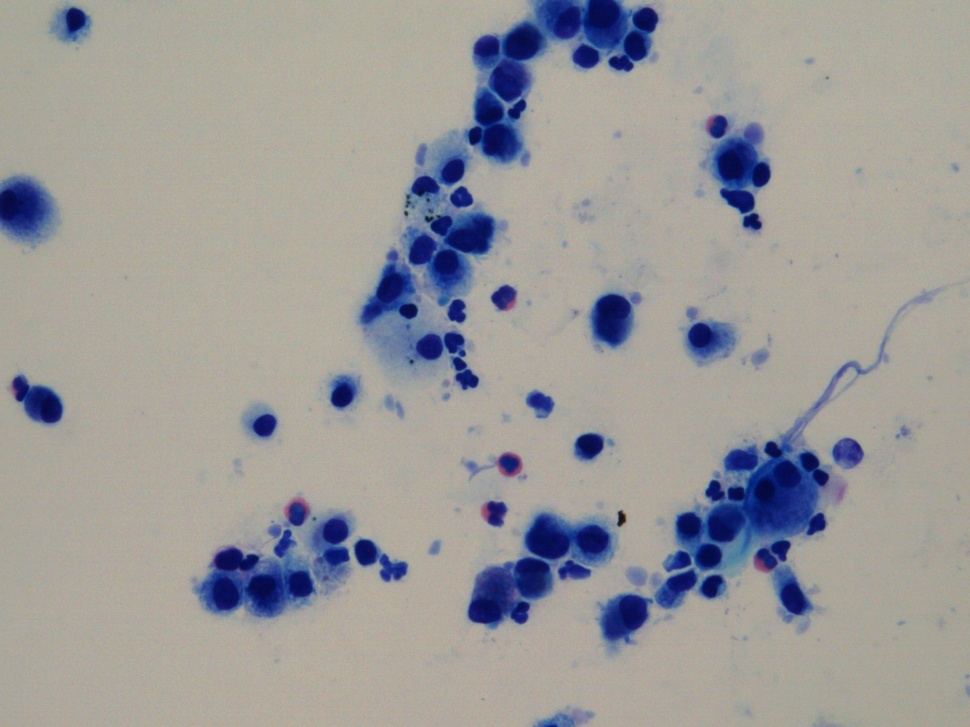
#> input picture Images/image/P00002.jpg, 970 x 727 px, shrunk from 1440 x 1080 before the run
$ jupyter execute --allow-errors watershed.ipynb   (older library calls are emulated)
#> lines starting #> are read from the running program, lines starting #| are printed output that depends on the picture; after the words box and inside, x2 and y2 are one past the last pixel; in counts of white or black regions, pixels touching at a corner belong together
#> further down, img is the input picture: shape (727, 970, 3); mean R, G, B 155.4, 154, 153.7
### cellseg/src/image_worker.py
import mahotas as mh
import numpy as np
from PIL import Image, ImageDraw, ImageFilter
from scipy import ndimage

# Moje scripty
import cellseg.src.convert_worker as cw


# [51 lines left out: functions color_gradient, color_balancing, not called in this run]


def unsharp_mask_img(
    img: np.ndarray,
    radius: int = 10,
    percent: int = 300,
    threshold: int = 3,
) -> np.ndarray:
    """Unsharp mask image.

    Args:
    ----
        img (np.ndarray): Image to be processed.
        output_path (str): Path to save the processed image.
        radius (int, optional): Radius of the filter. Defaults to 10.
        percent (int, optional): Percentage of the sharpening. Defaults to 300.
        threshold (int, optional): Threshold of the filter. Defaults to 3.

    Returns:
    -------
        np.ndarray: Processed image.

    """
#> called with radius = 10, percent = 300, threshold = 3
    img_pil = Image.fromarray(img, "RGB")

    bmp = img_pil.filter(
        ImageFilter.UnsharpMask(radius=radius, percent=percent, threshold=threshold)
    )
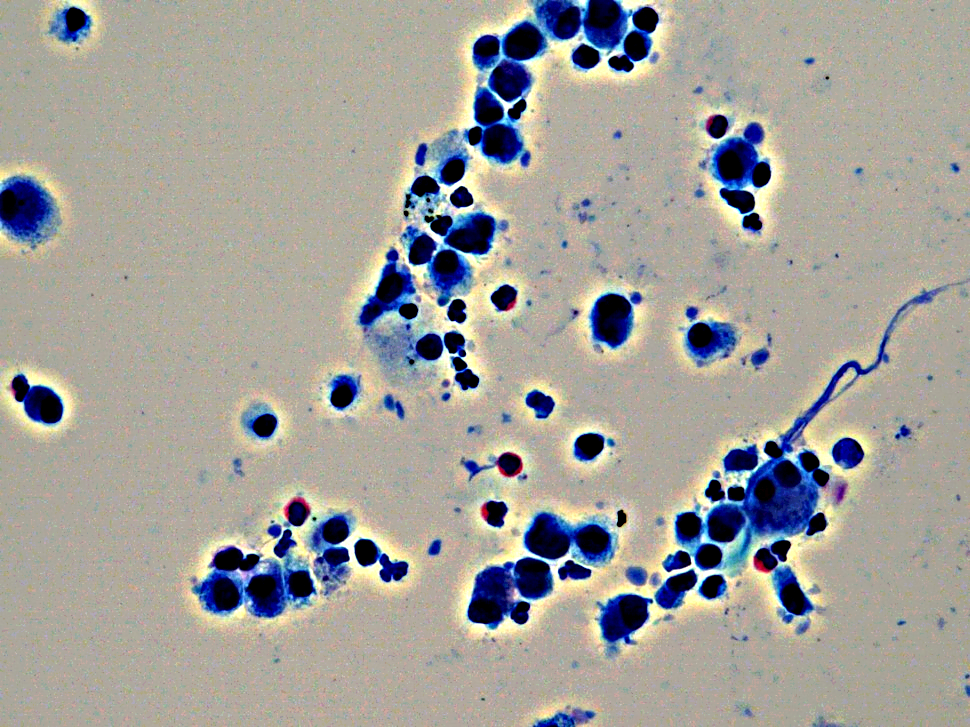
#> bmp: PIL image 970x727 RGB; mean R, G, B 161.6, 159.7, 154
    img_unsharp = np.array(bmp)

    return img_unsharp


# [142 lines left out: functions get_relabeled_image, cell_repair, boundary_to_original_image, two_boundary_types_to_original_image, relabeling_sort, relabeling_background, not called in this run]


def close_holes_remove_noise(img: np.ndarray, mask_size: int = 3, iterations: int = 5):
    img_bin = mh.close_holes(img)
    mask = np.ones((mask_size, mask_size))  # Občas se používá kernel

    for k in range(iterations):
        img_bin = mh.erode(img_bin, mask)

    for k in range(iterations):
        img_bin = mh.dilate(img_bin, mask)

    return img_bin


# [315 lines left out: functions remove_noise, find_markers_in_bin_img, find_nuclei_in_mask, flooding_cytoplasm, get_average_values_of_nuclei, check_cytoplasm_by_average_value_of_nuclei and 10 more, not called in this run]

### cellseg/src/convert_worker.py
import math

import mahotas as mh
import numpy as np

# Dictionary
color_extremes_min = {
    "HSL_A_H": 0.0,
    "HSL_A_S": 0.0,
    "HSL_A_L": 0.0,
    "HSL_N_H": 0.0,
    "HSL_N_S": 0.0,
    "HSL_N_L": 0.0,
    "RGB_R": 0.0,
    "RGB_G": 0.0,
    "RGB_B": 0.0,
    "XYZ_X": 0.0,
    "XYZ_Y": 0.0,
    "XYZ_Z": 0.0,
    "Luv_L": 0.0,
    "Luv_u": -1782.1012792369656,
    "Luv_v": -4009.727878283173,
}


# Dictionary
color_extremes_max = {
    "HSL_A_H": 6.2797824700042595,
    "HSL_A_S": 1.0,
    "HSL_A_L": 765.0,
    "HSL_N_H": 6.279263738552135,
    "HSL_N_S": 1.0,
    "HSL_N_L": 1.0,
    "RGB_R": 255,
    "RGB_G": 255,
    "RGB_B": 255,
    "XYZ_X": 1438.659,
    "XYZ_Y": 1440.954,
    "XYZ_Z": 1570.6215,
    "Luv_L": 1294.2113628197244,
    "Luv_u": 3845.6811355835653,
    "Luv_v": 8652.78255506302,
}


# [10 lines left out: function convert_grayscale_to_bin, not called in this run]


def convert_grayscale_to_bin_otsu(img: np.ndarray) -> np.ndarray:
    """Convert a grayscale image to a binary image using Otsu's thresholding method.

    Args:
        img (np.ndarray): Grayscale image.

    Returns:
        np.ndarray: Binary image.

    """
    img = img.astype(np.uint8)
    threshold_value = mh.otsu(img)
    return img < threshold_value


# [188 lines left out: functions convert_labeled_to_bin, convert_RGB_to_grayscale, convert_RGB_to_HSL_A, convert_RGB_to_HSL_N, convert_RGB_to_XYZ, convert_XYZ_to_Luv and 2 more, not called in this run]


def separate_layers(img: np.ndarray) -> tuple[np.ndarray, np.ndarray, np.ndarray]:
    """Separate layers of image.

    Args:
        img (np.ndarray): Image.

    Returns:
        np.ndarray: Red layer, green layer, blue layer.

    """
    rl = img[:, :, 0]
    gl = img[:, :, 1]
    bl = img[:, :, 2]
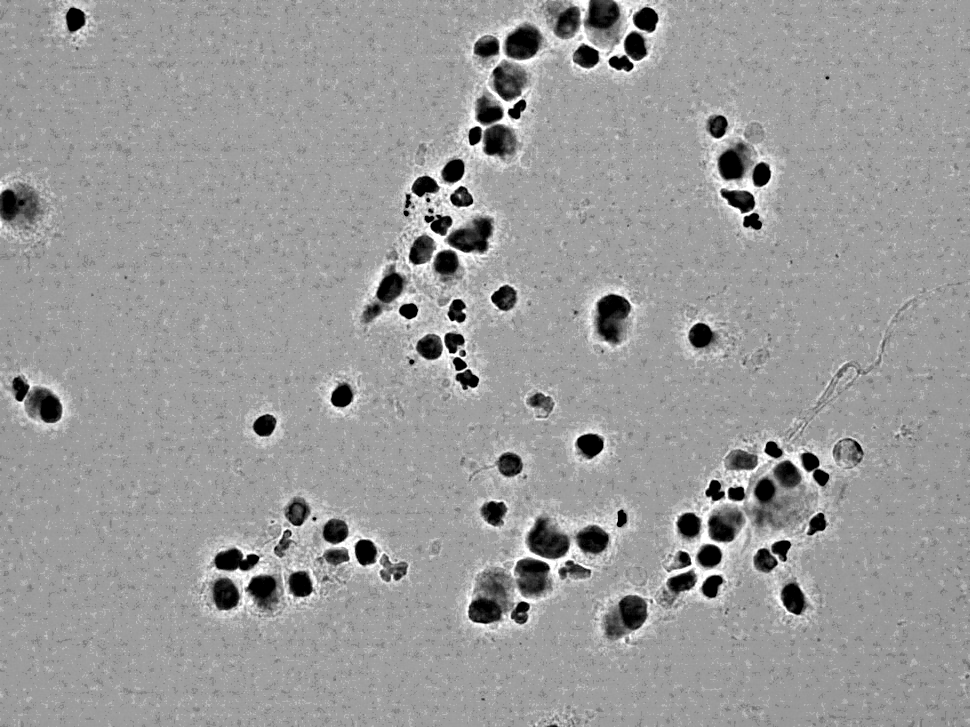
#> bl: shape (727, 970); min 0, max 255, mean 154

    return rl, gl, bl


# [28 lines left out: functions convert_img_to_norm_img, convert_to_bin_by_horizontal_threshold, not called in this run]

### watershed.ipynb
[cell 1]
import os
from pathlib import Path

import cv2
import mahotas as mh
import matplotlib.pyplot as plt
import numpy as np
from loguru import logger
from skimage import filters, measure, morphology, segmentation, color
from scipy import ndimage as ndi

import cellseg.src.convert_worker as cw
import cellseg.src.image_worker as iw

[cell 2]
img = mh.imread("Images/image/P00002.jpg")
plt.axis("off")

plt.imshow(img)

[cell 3]
img_unsharp = iw.unsharp_mask_img(img)

plt.imshow(img_unsharp)

[cell 4]
r, g, b = cw.separate_layers(img_unsharp)
bin_otsu = cw.convert_grayscale_to_bin_otsu(g)
#> in convert_grayscale_to_bin_otsu, `threshold_value = mh.otsu(img)`: threshold_value = 95
#> in convert_grayscale_to_bin_otsu, `return img < threshold_value`:
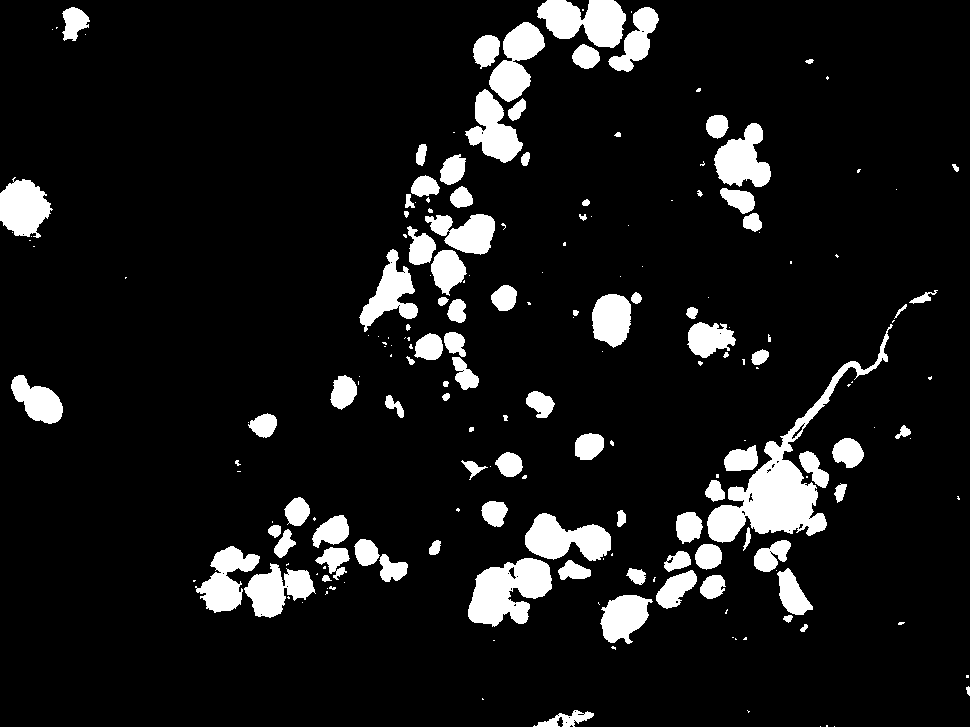
#> returned value: shape (727, 970) bool; 9.6% white; 198 white regions (101 under 20 px), largest, box (x1, y1, x2, y2) and area: (707, 324, 893, 543) 7275, (468, 558, 552, 627) 3703, (537, 0, 626, 48) 2902

plt.imshow(bin_otsu)

#> (a cell that did not finish here is left out)

#> in close_holes_remove_noise, `img_bin = mh.close_holes(img)`: img_bin: shape (727, 970) bool; 9.6% white; 198 white regions (101 under 20 px), largest, box (x1, y1, x2, y2) and area: (707, 324, 893, 543) 7371, (468, 558, 552, 627) 3749, (537, 0, 626, 48) 2902

plt.imshow(g_bin_otsu_morp)

#> (a cell that did not finish here is left out)

#> (a cell that did not finish here is left out)

#> (a cell that did not finish here is left out)

#> (a cell that did not finish here is left out)

[cell 10]
boundaries_mask = np.zeros_like(img[:, :, 0], dtype=bool)
#> (the rest of this cell did not finish here and is left out)

[cell 11]
plt.imshow(img)

#> (a cell that did not finish here is left out)

[cell 13]
import cv2
import numpy as np
import matplotlib.pyplot as plt

# Step 1: Read the original image
original_image = cv2.imread("Images/image/P00002.jpg")

# Step 2: Convert the image to grayscale (for edge detection)
gray_image = cv2.cvtColor(original_image, cv2.COLOR_BGR2GRAY)

# Step 3: Apply edge detection (Canny in this case)
edges = cv2.Canny(gray_image, 100, 200)
#> edges: shape (727, 970); 1.3% white in thin lines or dots

# Step 4: Create a colored overlay for edges (e.g., in red)
edges_colored = np.zeros_like(original_image)  # Create an empty image like the original
edges_colored[edges != 0] = [255, 0, 0]  # Set the edge pixels to red ([B, G, R])

# Step 5: Blend the original image with the red boundaries
blended_image = cv2.addWeighted(original_image, 0.8, edges_colored, 0.2, 0)
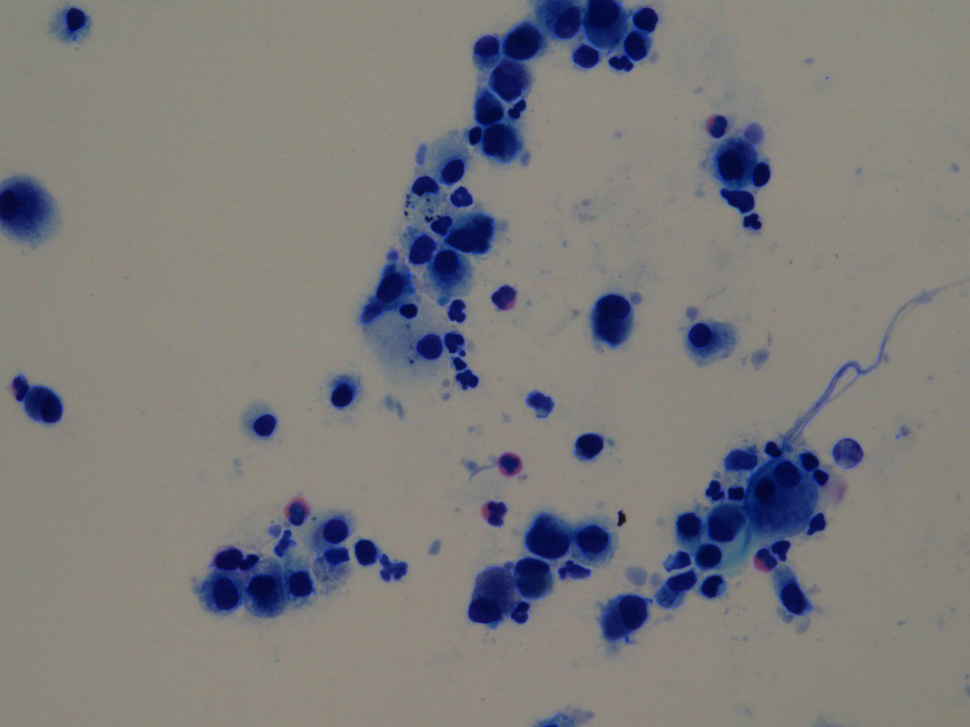
#> blended_image: shape (727, 970, 3); mean B, G, R 123.6, 123.2, 124.3

# Step 6: Display the results
plt.figure(figsize=(10, 5))

# Show original image
plt.subplot(1, 2, 1)
plt.title("Original Image")
plt.imshow(cv2.cvtColor(original_image, cv2.COLOR_BGR2RGB))  # Convert BGR to RGB for display
plt.axis("off")

# Show image with boundaries
plt.subplot(1, 2, 2)
plt.title("Image with Boundaries")
plt.imshow(cv2.cvtColor(blended_image, cv2.COLOR_BGR2RGB))  # Convert BGR to RGB for display
plt.axis("off")

plt.show()
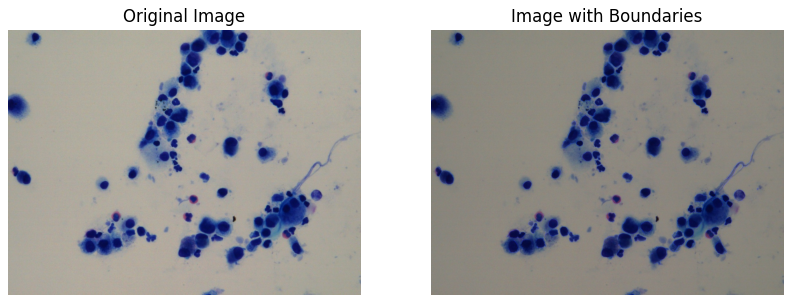
#> figure drawn by matplotlib, 2 panels

[cell 14]
import matplotlib.pyplot as plt
import matplotlib.patches as mpatches

from skimage import data
from skimage.filters import threshold_otsu
from skimage.segmentation import clear_border
from skimage.measure import label, regionprops
from skimage.morphology import closing, square
from skimage.color import label2rgb


image = data.coins()[50:-50, 50:-50]
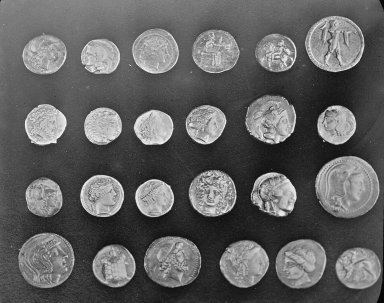
#> input picture skimage.data.coins(), 384 x 303 px
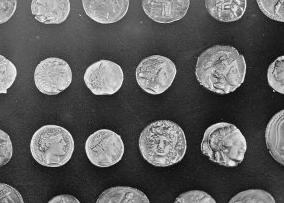
#> image: shape (203, 284); min 7, max 252, mean 91.5

# apply threshold
thresh = threshold_otsu(image)
#> thresh = 112
bw = closing(image > thresh, square(3))
#> bw: shape (203, 284) bool; 33.4% white; 28 white regions (5 under 20 px), largest, box (x1, y1, x2, y2) and area: (195, 46, 246, 94) 1895, (139, 120, 187, 166) 1720, (201, 122, 247, 166) 1481

# remove artifacts connected to image border
cleared = clear_border(bw)
# label image regions
label_image = label(cleared)
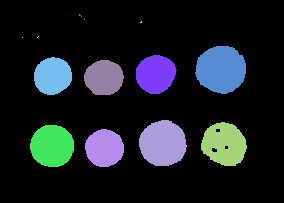
#> label_image: shape (203, 284) int32; 14 distinct labels, from 0 to 13; one colour per label, 0 black
# plt.imshow(label_image)
# to make the background transparent, pass the value of `bg_label`,
# and leave `bg_color` as `None` and `kind` as `overlay`
image_label_overlay = label2rgb(label_image, image=image, bg_label=0)
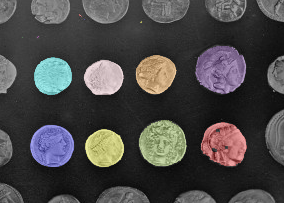
#> image_label_overlay: shape (203, 284, 3) float64; mean R, G, B 0.285, 0.278, 0.276
# plt.imshow(image_label_overlay)

fig, ax = plt.subplots(figsize=(10, 6))
ax.imshow(image_label_overlay)

for region in regionprops(label_image):
    # take regions with large enough areas
    if region.area >= 100:
        # draw rectangle around segmented coins
        minr, minc, maxr, maxc = region.bbox
        rect = mpatches.Rectangle(
            (minc, minr),
            maxc - minc,
            maxr - minr,
            fill=False,
            edgecolor="red",
            linewidth=2,
        )
        ax.add_patch(rect)
#> this loop made 13 passes
#> (minr, minc, maxr, maxc) on passes 6 to 13: (46, 195, 94, 246), (55, 136, 94, 177), (57, 34, 95, 72), (60, 84, 95, 124), (120, 139, 166, 187), (122, 201, 166, 247), (125, 30, 167, 74), (129, 85, 167, 124)

ax.set_axis_off()
plt.tight_layout()
plt.show()
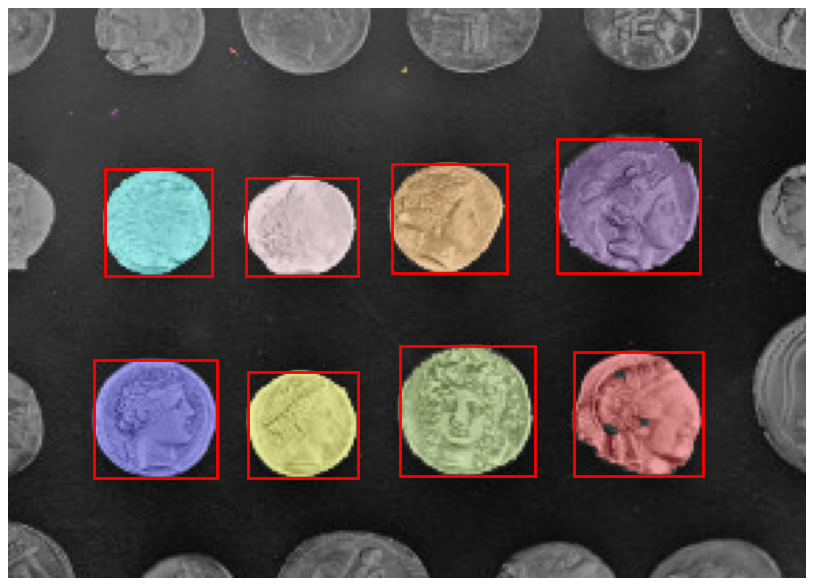
#> figure drawn by matplotlib, 1 panel

$ run again, with Images/image/P00001.jpg copied over Images/image/P00002.jpg
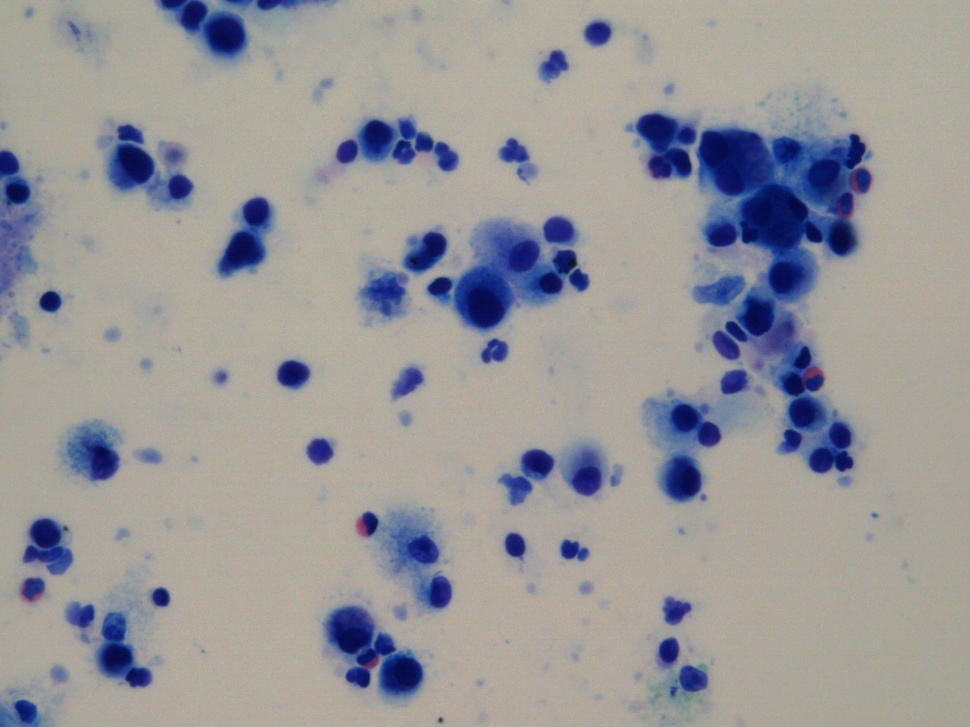
#> input picture Images/image/P00001.jpg, 970 x 727 px, shrunk from 1440 x 1080 before the run
#> img is the input picture: shape (727, 970, 3); mean R, G, B 152.6, 151.2, 153.4
#> threshold_value = 96
#> in convert_grayscale_to_bin_otsu, `return img < threshold_value`:
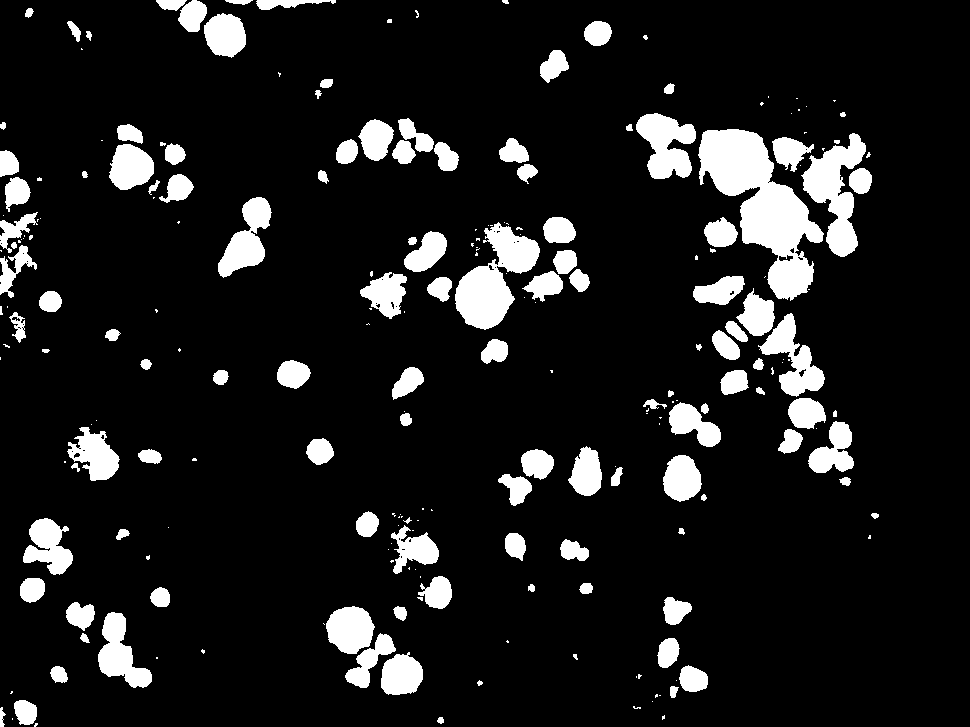
#> returned value: shape (727, 970) bool; 11.2% white; 233 white regions (110 under 20 px), largest, box (x1, y1, x2, y2) and area: (698, 129, 824, 301) 9414, (455, 222, 540, 330) 4453, (801, 133, 866, 257) 3616
#> img_bin: shape (727, 970) bool; 11.2% white; 233 white regions (110 under 20 px), largest, box (x1, y1, x2, y2) and area: (698, 129, 824, 301) 9488, (455, 222, 540, 330) 4479, (801, 133, 866, 257) 3616
#> edges: shape (727, 970); 1.2% white in thin lines or dots
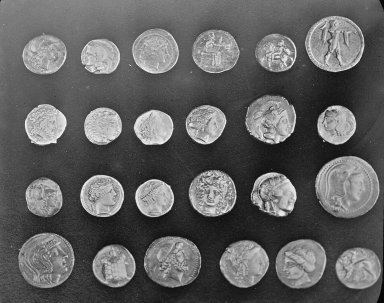
#> input picture skimage.data.coins(), 384 x 303 px
#> thresh = 112
#> bw: shape (203, 284) bool; 33.4% white; 28 white regions (5 under 20 px), largest, box (x1, y1, x2, y2) and area: (195, 46, 246, 94) 1895, (139, 120, 187, 166) 1720, (201, 122, 247, 166) 1481
#> label_image: shape (203, 284) int32; 14 distinct labels, from 0 to 13
#> the loop `for region in regionprops(label_image):` made 13 passes
#> (minr, minc, maxr, maxc) on passes 6 to 13: (46, 195, 94, 246), (55, 136, 94, 177), (57, 34, 95, 72), (60, 84, 95, 124), (120, 139, 166, 187), (122, 201, 166, 247), (125, 30, 167, 74), (129, 85, 167, 124)
